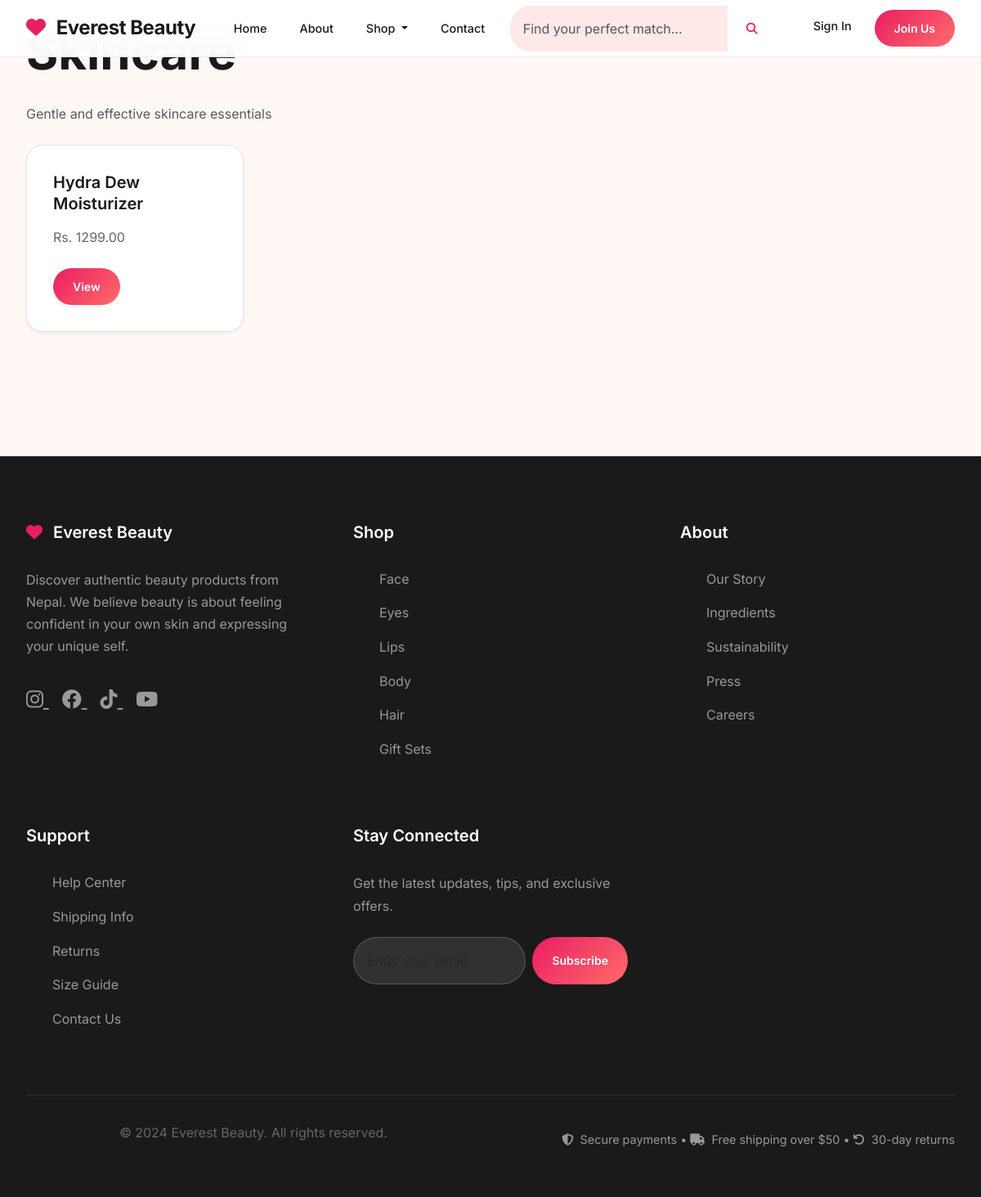
The page /products/category/skincare/ on the database its author committed.
### products/models.py (models this page shows, shortened)
class Category(models.Model):
    name = models.CharField(max_length=100, unique=True)
    slug = models.SlugField(max_length=100, unique=True)
    description = models.TextField(blank=True)
    image = models.ImageField(upload_to='category_images/', blank=True, null=True)
    is_active = models.BooleanField(default=True)
    parent = models.ForeignKey('self', on_delete=models.CASCADE, blank=True, null=True, related_name='children')
    created_at = models.DateTimeField(auto_now_add=True)
    updated_at = models.DateTimeField(auto_now=True)
    class Meta:
        verbose_name = 'Category'
        verbose_name_plural = 'Categories'
        ordering = ['name']

class Product(models.Model):
    PRODUCT_TYPE_CHOICES = [
        ('skincare', 'Skincare'),
        ('makeup', 'Makeup'),
        ('haircare', 'Haircare'),
        ('fragrance', 'Fragrance'),
        ('tools', 'Tools & Brushes'),
        ('bath', 'Bath & Body'),
    ]
    name = models.CharField(max_length=200)
    slug = models.SlugField(max_length=200, unique=True)
    sku = models.CharField(max_length=100, unique=True, validators=[
        RegexValidator(regex=r'^[A-Z0-9-]+$', message='SKU must contain only uppercase letters, numbers, and hyphens')
    ])
    brand = models.ForeignKey(Brand, on_delete=models.CASCADE, related_name='products')
    category = models.ForeignKey(Category, on_delete=models.CASCADE, related_name='products')
    product_type = models.CharField(max_length=20, choices=PRODUCT_TYPE_CHOICES)
    description = models.TextField()
    short_description = models.CharField(max_length=300, blank=True)
    ingredients = models.TextField(blank=True)
    how_to_use = models.TextField(blank=True)
    price = models.DecimalField(max_digits=10, decimal_places=2, validators=[MinValueValidator(Decimal('0.00'))])
    sale_price = models.DecimalField(max_digits=10, decimal_places=2, blank=True, null=True, validators=[MinValueValidator(Decimal('0.00'))])
    weight = models.DecimalField(max_digits=8, decimal_places=2, blank=True, null=True)
    weight_unit = models.CharField(max_length=10, default='g', choices=[
        ('g', 'Grams'),
        ('ml', 'Milliliters'),
        ('oz', 'Ounces'),
    ])
    is_featured = models.BooleanField(default=False)
    is_bestseller = models.BooleanField(default=False)
    is_new_arrival = models.BooleanField(default=False)
    is_organic = models.BooleanField(default=False)
    is_cruelty_free = models.BooleanField(default=False)
    is_vegan = models.BooleanField(default=False)
    meta_title = models.CharField(max_length=60, blank=True)
    meta_description = models.CharField(max_length=160, blank=True)
    is_active = models.BooleanField(default=True)
    created_at = models.DateTimeField(auto_now_add=True)
    updated_at = models.DateTimeField(auto_now=True)
    class Meta:
        verbose_name = 'Product'
        verbose_name_plural = 'Products'
        ordering = ['-created_at']
    @property
    def current_price(self):
        return self.sale_price if self.sale_price else self.price

### products/views.py (the view)
# urls.py: path('category/<slug:slug>/', views.category_products, name='category_products'),
def category_products(request, slug):
    category = get_object_or_404(Category, slug=slug, is_active=True)
    products = Product.objects.filter(category=category, is_active=True)
    context = {
        'category': category,
        'products': products,
    }
    return render(request, 'products/category_products.html', context)

### dashboard/context_processors.py (called while the page is built)
def cart_and_wishlist_counts(request):
    cart_count = 0
    wishlist_count = 0
    if request.user.is_authenticated:
        wishlist_count = Wishlist.objects.filter(user=request.user).count()
        cart = Cart.objects.filter(user=request.user).first()
    else:
        if not request.session.session_key:
            request.session.create()
        cart = Cart.objects.filter(session_key=request.session.session_key).first()
    if cart:
        cart_count = cart.total_items
    return {
        'navbar_cart_count': cart_count,
        'navbar_wishlist_count': wishlist_count,
    }

### dashboard/models.py (called while the page is built)
    @property
    def total_items(self):
        return sum(item.quantity for item in self.items.all())

### templates/products/category_products.html (shortened to what this page needs)
{% extends 'base.html' %}
{% load static %}
{% block content %}
<div class="container mt-4">
    <h1 class="mb-4">{{ category.name }}</h1>
    {% if category.description %}
    <p class="text-muted mb-4">{{ category.description }}</p>
    {% endif %}
    {% if products %}
        <div class="row">
            {% for product in products %}
            <div class="col-md-3 mb-4">
                <div class="card">
                    <div class="card-body">
                        <h5 class="card-title">{{ product.name }}</h5>
                        <p class="card-text">Rs. {{ product.current_price }}</p>
                        <a href="{% url 'products:product_detail' product.slug %}" class="btn btn-primary btn-sm">View</a>
                    </div>
                </div>
            </div>
            {% endfor %}
        </div>
    {% else %}
        <div class="text-center py-5">
            <p class="text-muted">No products in this category yet.</p>
        </div>
    {% endif %}
</div>
{% endblock %}

### static/css/rare-beauty-style.css (style rules this page uses)
:root { --rare-pink: #E91E63; --rare-coral: #FF6B6B; --rare-peach: #FFB3B3; --rare-cream: #FFF8F5; --rare-beige: #F5F1ED; --rare-soft-pink: #FFE8E8; --white: #FFFFFF; --off-white: #FEFEFE; --warm-white: #FFF8F5; --light-gray: #F8F8F8; --medium-gray: #E5E5E5; --dark-gray: #333333; --text-dark: #1A1A1A; --text-primary: #1A1A1A; --text-secondary: #666666; --text-light: #999999; --text-white: #FFFFFF; --radius-sm: 8px; --radius: 12px; --radius-lg: 20px; --radius-full: 50px; --shadow-sm: 0 2px 4px rgba(0, 0, 0, 0.06); --shadow: 0 4px 8px rgba(0, 0, 0, 0.08); --shadow-lg: 0 8px 16px rgba(0, 0, 0, 0.1); --shadow-xl: 0 16px 32px rgba(0, 0, 0, 0.12); --transition: all 0.3s cubic-bezier(0.4, 0, 0.2, 1); --transition-fast: all 0.15s ease; --gradient-primary: linear-gradient(135deg, var(--rare-pink) 0%, var(--rare-coral) 100%); --gradient-soft: linear-gradient(135deg, var(--rare-soft-pink) 0%, var(--rare-cream) 100%); --gradient-neutral: linear-gradient(135deg, var(--rare-cream) 0%, var(--rare-beige) 100%); }
* { margin: 0; padding: 0; box-sizing: border-box; }
body { font-family: 'Inter', -apple-system, BlinkMacSystemFont, 'Segoe UI', Roboto, sans-serif; line-height: 1.6; color: var(--text-primary); background: var(--rare-cream); font-size: 16px; font-weight: 400; -webkit-font-smoothing: antialiased; -moz-osx-font-smoothing: grayscale; }
h1, h2, h3, h4, h5, h6 { font-family: 'Inter', sans-serif; font-weight: 600; line-height: 1.3; color: var(--text-primary); margin-bottom: 1rem; }
h1 { font-size: clamp(2.5rem, 5vw, 4rem); font-weight: 700; }
p { color: var(--text-secondary); line-height: 1.7; margin-bottom: 1rem; }
.btn { padding: 0.625rem 1.5rem; border-radius: var(--radius-full); font-weight: 600; font-size: 0.875rem; border: none; cursor: pointer; transition: var(--transition); display: inline-flex; align-items: center; justify-content: center; gap: 0.5rem; text-decoration: none; min-height: 40px; text-transform: none; }
.btn-primary { background: var(--gradient-primary); color: var(--white) !important; box-shadow: var(--shadow-sm); }
.btn-sm { padding: 0.75rem 1.5rem; font-size: 0.875rem; }
.card { background: var(--white); border: 1px solid var(--medium-gray); border-radius: var(--radius-lg); overflow: hidden; transition: var(--transition); box-shadow: var(--shadow-sm); }
.card-body { padding: 2rem; }
.card-title { font-size: 1.25rem; font-weight: 600; color: var(--text-primary); margin-bottom: 1rem; }
.card-text { color: var(--text-secondary); line-height: 1.6; margin-bottom: 1.5rem; }
.container { max-width: 1200px; margin: 0 auto; padding: 0 2rem; }

### rows shown on the page
Category: description "Gentle and effective skincare essentials"
Product: name "Hydra Dew Moisturizer", current_price "1299.00"
